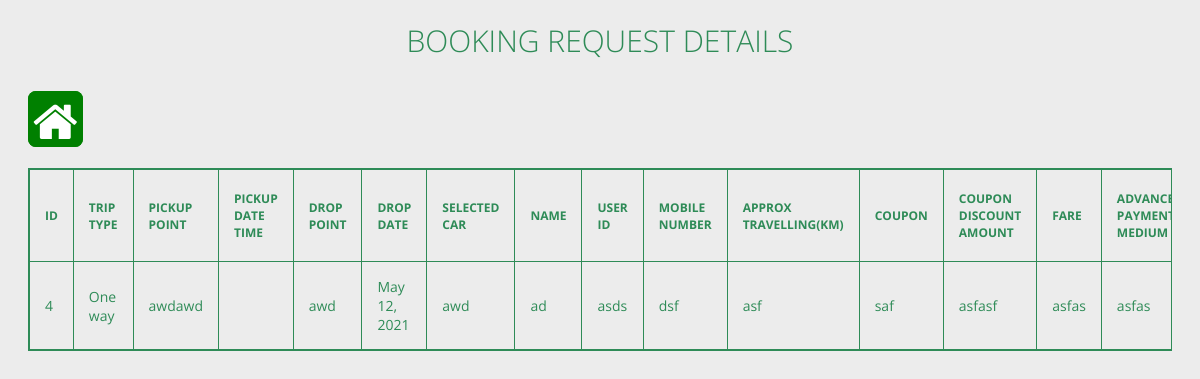
The page /bookingrequest on the database as committed earlier.
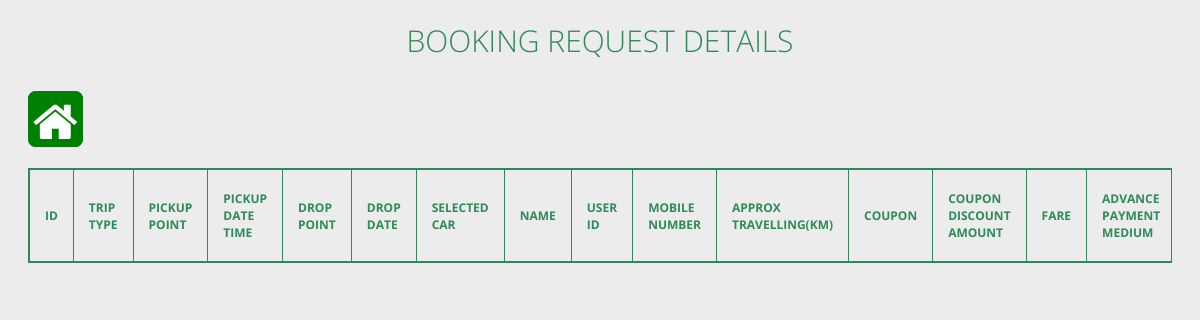
The same page on the database as committed later.
### app/models.py (models this page shows, shortened)
class BookingDetails(models.Model):
    booking_id = models.AutoField(primary_key=True)
    choice=(('Round trip','Round trip'),('One way','One way'),('Local','Local'))
    trip_type=models.CharField(max_length=50, choices=choice, default='', null=True)
    pickup_point=models.CharField(max_length=150)
    Pickup_date_time=models.DateTimeField()
    drop_point=models.CharField(max_length=150)
    drop_date=models.DateField()
    selected_car=models.CharField(max_length=150)
    name = models.CharField(max_length=100)
    user_id = models.CharField(max_length=100)
    mobile_no=models.CharField(max_length=25)
    approx_km_travelling=models.CharField(max_length=50)
    coupon=models.CharField(max_length=150)
    coupon_discount_amount =models.CharField(max_length=50)
    fare=models.CharField(max_length=50)
    advance_payment_medium=models.CharField(max_length=50)
    cash_drop_point=models.CharField(max_length=150,null=True,blank=True)
    transaction_no=models.CharField(max_length=100,null=True,blank=True)
    assign_driver=models.ForeignKey(Driver, on_delete=models.CASCADE, limit_choices_to={'status':'ACTIVE'}, null=True, blank=True)

### app/views.py (the view)
# urls.py: path('bookingrequest', views.booking_request, name='booking_request'),
def booking_request(request):
    bookingdetailss=BookingDetails.objects.all().filter(assign_driver=None)
    return render(request,'app/booking_request.html' , {'bookingdetailss':bookingdetailss})

### app/templates/app/booking_request.html (shortened to what this page needs)
{% load static %}
<html lang="en">
<head>
    <link rel="stylesheet" href="{% static 'css/driver.css' %}">
    <link rel="stylesheet" href="{% static 'css/search.css' %}">
    <link rel="stylesheet" href="https://maxcdn.bootstrapcdn.com/font-awesome/4.4.0/css/font-awesome.min.css">
</head>
<body>
    <section>
        <h1>Booking Request Details</h1><br>
        <a href="/" class="homebtn"><i class="fa fa-home fa-3x fa-inverse" aria-hidden="true" id="ic"></i></a>
        <br><br>
        <div class="tbl-content">
          <table cellpadding="0" cellspacing="0" border="1">
            <div class="tbl-header">
                <thead>
                    <tr>
                      <th>Id</th>
                      <th>trip type</th>
                      <th>pickup point</th>
                      <th>pickup date time</th>
                      <th>drop point</th>
                      <th>Drop date</th>
                      <th>selected car</th>
                      <th>name</th>
                      <th>user id</th>
                      <th>Mobile number</th>
                      <th>approx travelling(km)</th>
                      <th>coupon</th>
                      <th>coupon discount amount</th>
                      <th>fare</th>
                      <th>advance payment medium</th>
                    </tr>
                  </thead>
                </div>
            <tbody>
              {% for i in bookingdetailss %}
            <tr>
              <td>{{ i.booking_id }}</td>
              <td>{{ i.trip_type }}</td>
              <td>{{ i.pickup_point }}</td>
              <td>{{ i.pickup_date_time}}</td>
              <td>{{ i.drop_point }}</td>
              <td>{{ i.drop_date }}</td>
              <td>{{ i.selected_car }}</td>
              <td>{{ i.name }}</td>
              <td>{{ i.user_id }}</td>
              <td>{{ i.mobile_no }}</td>
              <td>{{ i.approx_km_travelling }}</td>
              <td>{{ i.coupon }}</td>
              <td>{{ i.coupon_discount_amount }}</td>
              <td>{{ i.fare }}</td>
              <td>{{ i.advance_payment_medium }}</td>
            </tr>
              {% endfor %}
            </tbody>
          </table>
        </div>
      </section>
</body>
</html>

Rows that differ between the two databases and show on the page:
removed BookingDetails: booking_id "4", trip_type "One way", pickup_point "awdawd", drop_point "awd", drop_date "May 12, 2021", selected_car "awd", name "ad", user_id "asds", mobile_no "dsf", approx_km_travelling "asf", coupon "saf", coupon_discount_amount "asfasf", fare "asfas", advance_payment_medium "asfas"
